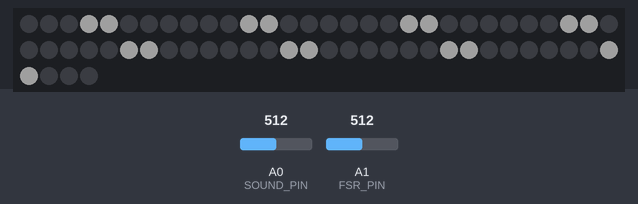
Simulated run of this sketch. Board: Arduino Uno, built with avr-gcc and run on an emulated ATmega328P. On the bench: 64 RGB LEDs in strip order, left to right, continuing on the next row. The inputs (shaded band) are chosen by the test bench; at power-on: A1 (FSR_PIN) = 512, A0 (SOUND_PIN) = 512. Dim RGB values are drawn brighter than linear; what the sketch prints to the serial monitor is not drawn.

Above: at 4.2 s.
4.3 s: A1 (FSR_PIN) set to 408
5.8 s: A1 (FSR_PIN) set to 384
7.8 s: A1 (FSR_PIN) set to 410
10.8 s: A1 (FSR_PIN) set to 390
12.3 s: A1 (FSR_PIN) set to 511
Timing chart, 0 to 15.3 s (numbered marks = the images above; inputs shaded):
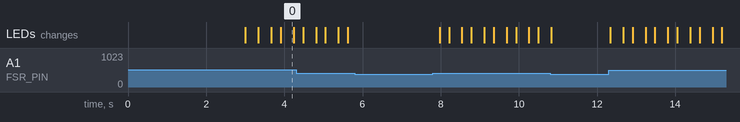

Measured:
- after the input at 5.8 s, every drawn part: stays the same

The sketch:

MasterCode.ino
```cpp
#include <FastLED.h>

#define LED_PIN     7
#define NUM_LEDS    64
#define BRIGHTNESS  32
#define LED_TYPE    WS2812B
#define COLOR_ORDER GRB
#define SOUND_PIN   A0
#define FSR_PIN     A1
CRGB leds[NUM_LEDS];

#define UPDATES_PER_SECOND 100

int sensorValue = 0;
int abs_value = 0;
int baselineVal;
int fsrReading; // the analog reading from the FSR resistor divider
bool turnedOn = true;
bool talkingMode = false;  //By default, talking mode is false
bool talkingModeFlag = false;
int circleCountdown = 0;

void setup() {
  // put your setup code here, to run once:
  delay( 3000 ); // power-up safety delay
  FastLED.addLeds<LED_TYPE, LED_PIN, COLOR_ORDER>(leds, NUM_LEDS).setCorrection( TypicalLEDStrip );
  FastLED.setBrightness(  BRIGHTNESS );

  Serial.begin(9600);
  pinMode(SOUND_PIN,INPUT);
  pinMode(FSR_PIN, INPUT);
  int p = analogRead(SOUND_PIN);
  for(int i=0; i < 7; i++) {
    baselineVal = baselineVal + analogRead(SOUND_PIN);
  }

  baselineVal = baselineVal / 7;
  FastLED.delay(1000 / UPDATES_PER_SECOND);
}

void loop() {
  // put your main code here, to run repeatedly:
  fsrReading = analogRead(FSR_PIN);
  //////////////////////////////////////////////////////
  //////////FSR AND MICROPHONE PORTION OF CODE//////////
  //////////////////////////////////////////////////////
  //If the LED mask is turned on
  if(turnedOn){
    //turn it off if FSR is pressed
    if(fsrReading > 400) {
      turnedOn = false;
      turnAllOff();
      delay(200);
    }
    //or turn on talking mode if microphone is used
    else{
      sensorValue = analogRead(SOUND_PIN);
      abs_value = abs(sensorValue - baselineVal);
      Serial.println(abs_value);
      delay(10);
      if(abs_value > 5) { /* 2 if 3.3, 5 if 5V*/
        turnOnCircle();
        talkingMode = true;
        talkingModeFlag = true;
      }
      else{
        turnOnLine();
      }
    }
  }
  //If the FSR is pressed when the mask is off, turn on the line
  else{
    if(fsrReading > 400) {
      turnedOn = true;
      turnOnLine();
      delay(200);
    }
  }

  /////////////////////////////////////////////////////////
  //////////TALKING MODE HANDLING PORTION OF CODE//////////
  /////////////////////////////////////////////////////////
 //If talking mode is enabled, keep circle displayed for 200ms
 if(talkingMode){
    //if talking mode just started, start countdown timer
    if(talkingModeFlag){
        circleCountdown = 200;
        talkingModeFlag = false;
    }
    //if countdown is finished, turn on line, turn off talking mode
    if(circleCountdown == 0 && turnedOn){
        turnOnLine();
        talkingMode = false;
    }
    //decrement circleCountdown by 1 every ms
    else{
        circleCountdown--;
        delay(1);
    }
 }
}


  ///////////////////////////////////////////////////////////
  //////////FUNCTIONS NEIL WROTE TO CLEAN UP THINGS//////////
  ///////////////////////////////////////////////////////////
void turnOnCircle()
{
        leds[2] = CRGB::White; FastLED.show();
        leds[3] = CRGB::White; FastLED.show();
        leds[4] = CRGB::White; FastLED.show();
        leds[5] = CRGB::White; FastLED.show();
        leds[9] = CRGB::White; FastLED.show();
        leds[14] = CRGB::White; FastLED.show();
        leds[16] = CRGB::White; FastLED.show();
        leds[23] = CRGB::White; FastLED.show();
        leds[24] = CRGB::White; FastLED.show();
        leds[31] = CRGB::White; FastLED.show();
        leds[32] = CRGB::White; FastLED.show();
        leds[39] = CRGB::White; FastLED.show();
        leds[40] = CRGB::White; FastLED.show();
        leds[47] = CRGB::White; FastLED.show();
        leds[49] = CRGB::White; FastLED.show();
        leds[54] = CRGB::White; FastLED.show();
        leds[58] = CRGB::White; FastLED.show();
        leds[59] = CRGB::White; FastLED.show();
        leds[60] = CRGB::White; FastLED.show();
        leds[61] = CRGB::White; FastLED.show();

        leds[11] = CRGB::Black; FastLED.show();
        leds[12] = CRGB::Black; FastLED.show();
        leds[19] = CRGB::Black; FastLED.show();
        leds[20] = CRGB::Black; FastLED.show();
        leds[27] = CRGB::Black; FastLED.show();
        leds[28] = CRGB::Black; FastLED.show();
        leds[35] = CRGB::Black; FastLED.show();
        leds[36] = CRGB::Black; FastLED.show();
        leds[43] = CRGB::Black; FastLED.show();
        leds[44] = CRGB::Black; FastLED.show();
        leds[51] = CRGB::Black; FastLED.show();
        leds[52] = CRGB::Black; FastLED.show();
}

void turnOnLine()
{
        //Display Line
        leds[3] = CRGB::White; FastLED.show();
        leds[4] = CRGB::White; FastLED.show();
        leds[11] = CRGB::White; FastLED.show();
        leds[12] = CRGB::White; FastLED.show();
        leds[19] = CRGB::White; FastLED.show();
        leds[20] = CRGB::White; FastLED.show();
        leds[27] = CRGB::White; FastLED.show();
        leds[28] = CRGB::White; FastLED.show();
        leds[35] = CRGB::White; FastLED.show();
        leds[36] = CRGB::White; FastLED.show();
        leds[43] = CRGB::White; FastLED.show();
        leds[44] = CRGB::White; FastLED.show();
        leds[51] = CRGB::White; FastLED.show();
        leds[52] = CRGB::White; FastLED.show();
        leds[59] = CRGB::White; FastLED.show();
        leds[60] = CRGB::White; FastLED.show();
        //Erase Circle
        leds[2] = CRGB::Black; FastLED.show();
        leds[5] = CRGB::Black; FastLED.show();
        leds[9] = CRGB::Black; FastLED.show();
        leds[14] = CRGB::Black; FastLED.show();
        leds[16] = CRGB::Black; FastLED.show();
        leds[23] = CRGB::Black; FastLED.show();
        leds[24] = CRGB::Black; FastLED.show();
        leds[31] = CRGB::Black; FastLED.show();
        leds[32] = CRGB::Black; FastLED.show();
        leds[39] = CRGB::Black; FastLED.show();
        leds[40] = CRGB::Black; FastLED.show();
        leds[47] = CRGB::Black; FastLED.show();
        leds[49] = CRGB::Black; FastLED.show();
        leds[54] = CRGB::Black; FastLED.show();
        leds[58] = CRGB::Black; FastLED.show();
        leds[61] = CRGB::Black; FastLED.show();
}

void turnAllOff()
{
      leds[2] = CRGB::Black; FastLED.show();
      leds[5] = CRGB::Black; FastLED.show();
      leds[9] = CRGB::Black; FastLED.show();
      leds[14] = CRGB::Black; FastLED.show();
      leds[16] = CRGB::Black; FastLED.show();
      leds[23] = CRGB::Black; FastLED.show();
      leds[24] = CRGB::Black; FastLED.show();
      leds[31] = CRGB::Black; FastLED.show();
      leds[32] = CRGB::Black; FastLED.show();
      leds[39] = CRGB::Black; FastLED.show();
      leds[40] = CRGB::Black; FastLED.show();
      leds[47] = CRGB::Black; FastLED.show();
      leds[49] = CRGB::Black; FastLED.show();
      leds[54] = CRGB::Black; FastLED.show();
      leds[58] = CRGB::Black; FastLED.show();
      leds[61] = CRGB::Black; FastLED.show();

      leds[3] = CRGB::Black; FastLED.show();
      leds[4] = CRGB::Black; FastLED.show();
      leds[11] = CRGB::Black; FastLED.show();
      leds[12] = CRGB::Black; FastLED.show();
      leds[19] = CRGB::Black; FastLED.show();
      leds[20] = CRGB::Black; FastLED.show();
      leds[27] = CRGB::Black; FastLED.show();
      leds[28] = CRGB::Black; FastLED.show();
      leds[35] = CRGB::Black; FastLED.show();
      leds[36] = CRGB::Black; FastLED.show();
      leds[43] = CRGB::Black; FastLED.show();
      leds[44] = CRGB::Black; FastLED.show();
      leds[51] = CRGB::Black; FastLED.show();
      leds[52] = CRGB::Black; FastLED.show();
      leds[59] = CRGB::Black; FastLED.show();
      leds[60] = CRGB::Black; FastLED.show();
}
```
